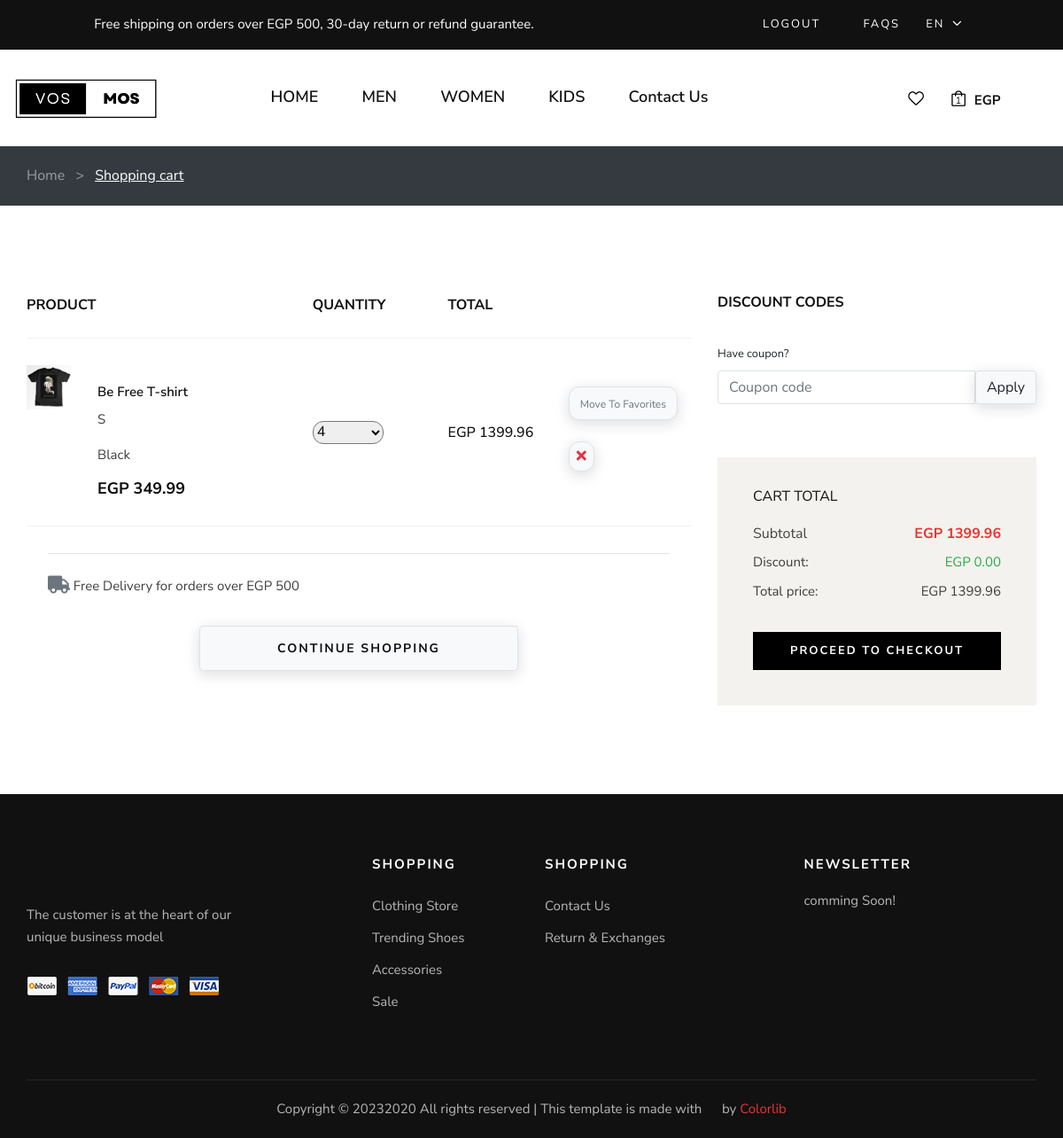
Page /cart (signed in) on the earlier database version.
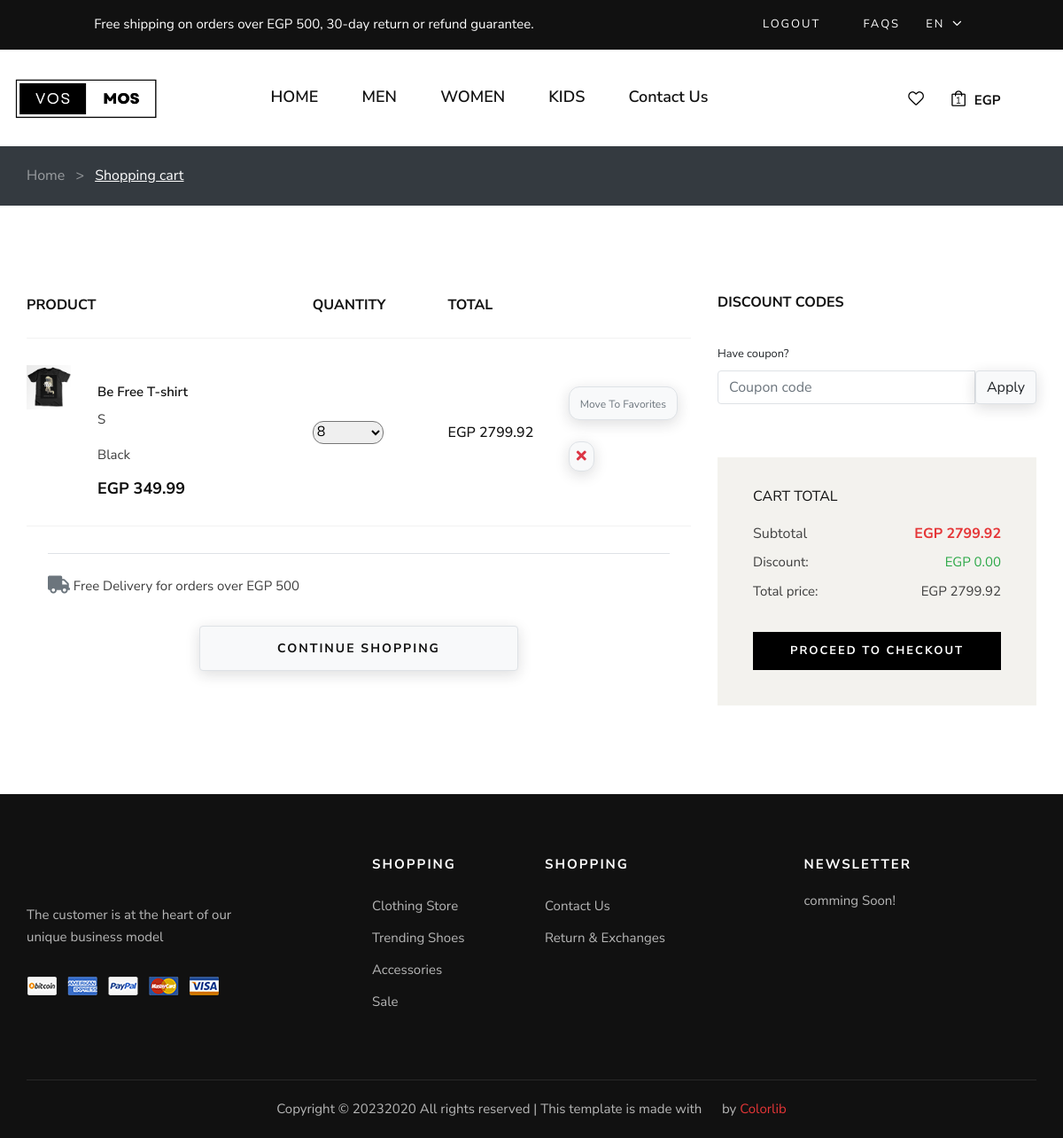
Same page on the later database version.
### frontend/models.py (models this page shows, shortened)
class CartItem(models.Model):
    product = models.ForeignKey(Product, on_delete=models.CASCADE)
    quantity = models.IntegerField(default=1)
    cart = models.ForeignKey(Cart, on_delete=models.CASCADE, related_name="items", null=True)
    customized = models.BooleanField(default=False)
    size = models.CharField(max_length=10, blank=True, null=True)
    color = models.CharField(max_length=10, blank=True, null=True)
    def __str__(self):
        return f'{self.product.product_name} ({self.quantity})'
    @property
    def total(self):
        total = float(self.product.price) * int(self.quantity)
        return float("{:.2f}".format(total))

class Product(models.Model):
    CATEGORY_CHOICES = (
        ('M', 'Men'),
        ('W', 'Women'),
        ('K', 'Kids'),
        ('A', 'Accessories'),
    )
    SUB_CATEGORY_CHOICES = (
    ('S', 'Shirt'),
    ('SW', 'Sport wear'),
    ('OW', 'Outwear')
    )
    LABEL_CHOICES = (
        ('NEW', 'primary'),
        ('BEST Seller', 'secondary'),
        ('N', '')
    )
    product_id = models.AutoField
    id = models.AutoField(primary_key=True, auto_created=True)
    product_name = models.CharField(max_length=50)
    category = models.CharField(choices=CATEGORY_CHOICES, max_length=2)
    label = models.CharField(choices=LABEL_CHOICES, max_length=11, default="")
    subcategory = models.CharField(choices= SUB_CATEGORY_CHOICES ,max_length=50, default="")
    price = models.FloatField(default=0)
    discount_price = models.FloatField(default=0)
    desc = models.CharField(max_length=300)
    pub_date = models.DateField()
    image = models.ImageField(upload_to="static/images", default="")
    material = models.CharField(max_length=50, default="Coton 100%")
    description = models.TextField(default="Description")
    def get_absolute_url(self):
        return f"/product_detail/{self.id}/"

class Cart(models.Model):
    user = models.ForeignKey(MyUser, on_delete=models.CASCADE, null= True, blank = True)
    applied_coupons = models.ManyToManyField(PromoCode, blank=True,related_name="Applied_Coupons")
    session_key = models.CharField(max_length=32, null=True, blank=True)
    created_at = models.DateTimeField(auto_now_add=True)
    updated_at = models.DateTimeField(auto_now=True)
    ordered = models.BooleanField(default=False)
    coupon = models.ForeignKey(
        PromoCode, on_delete=models.SET_NULL, blank=True, null=True)
    shipping_cost = models.DecimalField(max_digits=10, decimal_places=2, default=25.99)
    @property
    def discount(self):
        if self.coupon:
            total_price = sum(item.total for item in self.items.all())
            discount_amount = total_price * self.coupon.discount
            max_discount = self.coupon.max_discount
            return min(discount_amount, max_discount)
        else:
            return 0
    @property
    def total_price_before_discount(self):
        total_price = sum(item.total for item in self.items.all())
        return "{:.2f}".format(total_price)
    @property
    def total_price(self):
        total_price = sum(item.total for item in self.items.all())
        total_price -= self.discount
        return "{:.2f}".format(total_price)

### frontend/views.py (the view, shortened to what this page needs)
# urls.py: path('cart', views.cart, name='cart'),
def cart(request):
    if request.method == "GET":
        existing_options = [
        {'value': 1, 'label': '1'},
        {'value': 2, 'label': '2'},
        {'value': 3, 'label': '3'},
        {'value': 4, 'label': '4'},
        {'value': 5, 'label': '5'},
        {'value': 6, 'label': '6'},
        {'value': 7, 'label': '7'},
        {'value': 8, 'label': '8'},
        {'value': 9, 'label': '9'},
        {'value': 10, 'label': '10'},
        ]
    if request.user.is_authenticated:
        try:
            cart = Cart.objects.get(user=request.user)
        except Cart.DoesNotExist:
            cart = Cart.objects.create(user=request.user)
        CartItems = CartItem.objects.filter(cart=cart)
        discount = cart.discount
        if cart.coupon:
            promo_code = cart.coupon.code
        else:
            promo_code = False
        context = {'promocode': promo_code, 'existing_options': existing_options,
                   'cart': CartItems, 'user_cart': cart, 'discount': discount}
    return render(request, 'cart.html', context)

### frontend/templates/cart.html (shortened to what the changed rows need)
{% extends "layout.html" %}
{% load static %}
{% block body %}
    {% if cart|length != 0 %}
    <div data-cart="{{ cart }}"  class="bg-dark">
      <div class="container py-4">
        <nav class="d-flex">
          <h6 class="mb-0">
            <a href="{% url 'index' %}" class="text-white-50">Home</a>
            <span class="text-white-50 mx-2"> > </span>
            <a href="{% url 'cart' %}" class="text-white"><u>Shopping cart</u></a>
          </h6>
        </nav>
      </div>
    </div>
    <section class="shopping-cart spad">
      <div class="container">
        <div class="row">
          <div class="col-lg-8">
            <div class="shopping__cart__table">
              <table>
                <thead>
                  <tr>
                    <th>Product</th>
                    <th>Quantity</th>
                    <th>Total</th>
                    <th></th>
                  </tr>
                </thead>
                <tbody>
                  {% for item in cart %}
                  <tr id="x{{ item.product.id }}{{ item.size }}{{ item.color }}" data-size="{{ item.size }}" data-color="{{ item.color }}" style="position: relative;">
                    <td class="product__cart__item">
                      <a href="{{ item.product.get_absolute_url }}">
                      <div class="product__cart__item__pic">
                        <img src="{{ item.product.image }}" width="50px" alt="">
                      </div>
                      <div class="product__cart__item__text">
                        <h6>{{ item.product.product_name }}</h6>
                        <p>{{item.size}}</p>
                        <p>{{item.color}}</p>
                        <h5>EGP {{ item.product.price }}</h5>
                      </div></a>
                    </td>
                    <td class="quantity__item">
                      <div class="">
                        <select value="{{ item.quantity }}" class="quantity-select form-select me-4" data-product-id="{{ item.product.id }}" style="width: 80px; border-radius: 12px;">
                          {% for option in existing_options|dictsort:"value" %}
                          <option value="{{ option.value }}" {% if option.value == item.quantity %}selected{% endif %}>{{ option.label }}</option>
                          {% endfor %}
                      </select>
                      </div>
                    </td>
                    <td class="cart__price"><text id="total_price_{{ item.product.id }}" class="h6">EGP {{ item.total }}</text> <br />
                    </td>
                    <td>
                      <div class="col-lg col-sm-6 d-flex justify-content-sm-center justify-content-md-start justify-content-lg-center justify-content-xl-end mb-2">
                        <div class="float-md-end">
                          <a onclick="addToFavorites('{{ item.product.id }}')" href="#" class="btn btn-light border px-2 icon-hover filler" style="border-radius: 12px;"><i class=" fa-xs px-1 text-secondary">Move To Favorites</i></a>
                          <br>
                          <br>
                          <a href="#" onclick="removeFromCart(event, '{{ item.product.id }}', '{{ item.size }}', '{{ item.color }}' )" class="btn btn-light border text-danger icon-hover-danger" style="border-radius: 12px; padding: 4px 8px;"> <i class="fa fa-close"></i></a>
                        </div>
                      </div>
                    </td>
                  </tr>
                  {% endfor %}
                </tbody>
              </table>
            </div>
            <div class="border-top pt-4 mx-4 mb-4">
              <p><i class="fas fa-truck text-muted fa-lg"></i> Free Delivery for orders over EGP 500</p>
            </div>
            <div class="row ">
              <div class="col-lg-6 col-md-6 col-sm-6">
                <div class="continue__btn">
                  <a class="btn btn-light w-100 border mt-2" id="back-button">Continue Shopping</a>
                </div>
              </div>
            </div>
          </div>
          <div class="col-lg-4">
            <div class="cart__discount">
              <h6>Discount codes</h6>
              <div id="main_coupon_div" class="form-group">
                <label class="form-label">Have coupon?</label>
                  {% if user.is_authenticated %}
                  <div class="input-group">
                    <input id="promo_code" type="text" class="form-control border" name="promo_code" placeholder="Coupon code" />
                    <button id="apply-promo-code" onclick="Apply_promo_function()" class="btn btn-light border">Apply</button>
                  </div>
                    {% else %}
                    <h5><a href="{% url 'login' %}">Login</a> or <a href="{% url 'register' %}">Create An Account</a> To Use Coupons</h5>
                    <hr />
                    <p>Don't Worry We Will Keep Your Cart Items And Designs :) </p>
                    {% endif %}
                </div>
            </div>
            <div id="cart_summary" class="cart__total">
              <h6>Cart total</h6>
              <ul>
                <li>Subtotal <span id="cart_total">EGP {{ user_cart.total_price_before_discount }}</span></li>
                <div class="d-flex justify-content-between">
                  <p class="mb-2">Discount:</p>
                  {% if promocode %}
                  <p id="discount" class="mb-2 text-success">EGP {{ discount }}</p>
                  {% else %}
                  <p id="discount" class="mb-2 text-success">EGP 0.00</p>
                  {% endif %}
                </div>
                <div class="d-flex justify-content-between">
                  <p class="mb-2">Total price:</p>
                  {% if promocode %}
                    <p id="cart_total_discount" class="mb-2 fw-bold">EGP {{user_cart.total_price}}</p>
                  {% else %}
                    <p id="cart_total_discount" class="mb-2">EGP {{user_cart.total_price_before_discount}}</p>
                  {% endif %}
                </div>
              </ul>
              <a href="{% url 'checkout' %}" class="primary-btn w-screen">Proceed to checkout</a>
            </div>
          </div>
        </div>
      </div>
    </section>
    {% endif %}
{% endblock %}

Differences in the rows shown:
changed CartItem "Black": quantity+product "4" → "8"; total "1399.96" → "2799.92"
changed through a linked row, Cart: total_price_before_discount "1399.96" → "2799.92"
